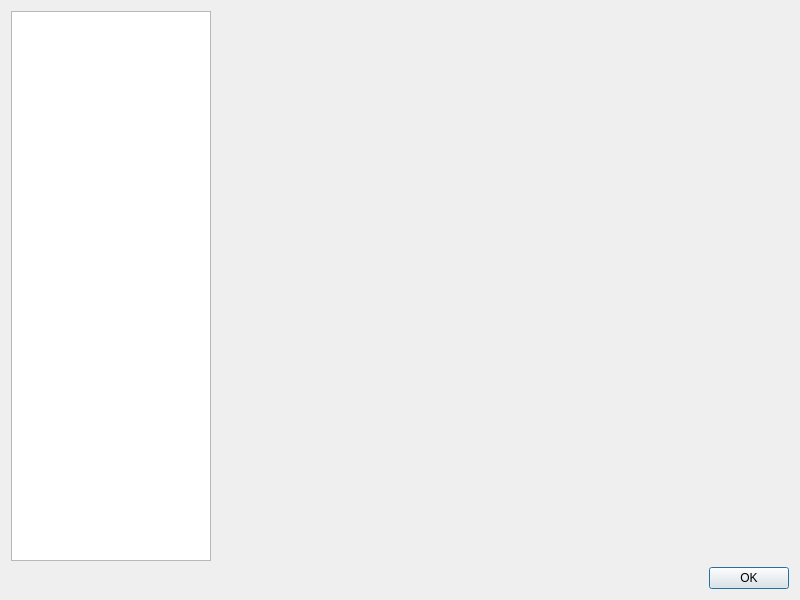
<?xml version="1.0" encoding="UTF-8"?>
<ui version="4.0">
 <class>Preferences</class>
 <widget class="QDialog" name="Preferences">
  <property name="geometry">
   <rect>
    <x>0</x>
    <y>0</y>
    <width>800</width>
    <height>600</height>
   </rect>
  </property>
  <property name="windowTitle">
   <string>Preferences</string>
  </property>
  <layout class="QVBoxLayout" name="verticalLayout">
   <item>
    <layout class="QHBoxLayout" name="horizontalLayout" stretch="0,2">
     <item>
      <widget class="QListWidget" name="availableWidgets">
       <property name="sizePolicy">
        <sizepolicy hsizetype="Fixed" vsizetype="Expanding">
         <horstretch>200</horstretch>
         <verstretch>0</verstretch>
        </sizepolicy>
       </property>
       <property name="maximumSize">
        <size>
         <width>200</width>
         <height>16777215</height>
        </size>
       </property>
       <property name="baseSize">
        <size>
         <width>0</width>
         <height>0</height>
        </size>
       </property>
       <property name="selectionBehavior">
        <enum>QAbstractItemView::SelectRows</enum>
       </property>
      </widget>
     </item>
     <item>
      <widget class="QStackedWidget" name="pWidget">
       <property name="sizePolicy">
        <sizepolicy hsizetype="Expanding" vsizetype="Expanding">
         <horstretch>0</horstretch>
         <verstretch>0</verstretch>
        </sizepolicy>
       </property>
      </widget>
     </item>
    </layout>
   </item>
   <item>
    <widget class="QDialogButtonBox" name="buttonBox">
     <property name="orientation">
      <enum>Qt::Horizontal</enum>
     </property>
     <property name="standardButtons">
      <set>QDialogButtonBox::Ok</set>
     </property>
    </widget>
   </item>
  </layout>
 </widget>
 <resources/>
 <connections>
  <connection>
   <sender>buttonBox</sender>
   <signal>accepted()</signal>
   <receiver>Preferences</receiver>
   <slot>accept()</slot>
   <hints>
    <hint type="sourcelabel">
     <x>248</x>
     <y>254</y>
    </hint>
    <hint type="destinationlabel">
     <x>157</x>
     <y>274</y>
    </hint>
   </hints>
  </connection>
  <connection>
   <sender>buttonBox</sender>
   <signal>rejected()</signal>
   <receiver>Preferences</receiver>
   <slot>reject()</slot>
   <hints>
    <hint type="sourcelabel">
     <x>316</x>
     <y>260</y>
    </hint>
    <hint type="destinationlabel">
     <x>286</x>
     <y>274</y>
    </hint>
   </hints>
  </connection>
 </connections>
</ui>
